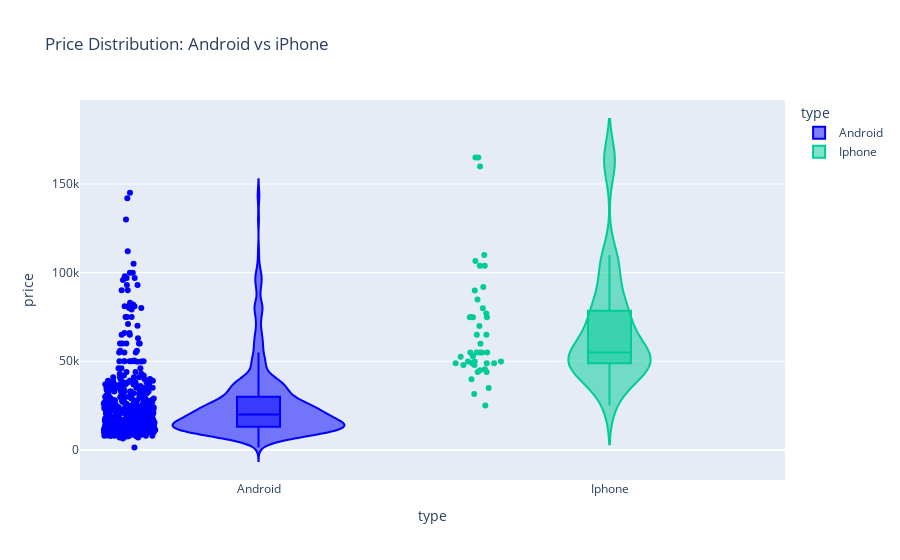

The code cell stored with this chart in its notebook:
### Code cell
import plotly.express as px

fig = px.violin(df_combined, 
                x="type", y="price", 
                box=True, points="all",  
                title="Price Distribution: Android vs iPhone",
                color="type",
                color_discrete_map={"Android": "blue", "iPhone": "red"})

fig.show()

### Figure 1 — Plotly figure (JSON) as saved in the notebook; plotly's stock layout.template omitted (floating-point values rounded to 4 significant figures; data arrays with more than 128 entries replaced by an {"elided": "..."} marker saying what was removed)
{"data": [{"alignmentgroup": "True", "box": {"visible": true}, "hovertemplate": "type=%{x}<br>price=%{y}<extra></extra>", "legendgroup": "Android", "marker": {"color": "blue"}, "name": "Android", "offsetgroup": "Android", "orientation": "v", "points": "all", "scalegroup": "True", "showlegend": true, "type": "violin", "x": {"elided": "517 str values"}, "x0": " ", "xaxis": "x", "y": {"elided": "517 int values"}, "y0": " ", "yaxis": "y"}, {"alignmentgroup": "True", "box": {"visible": true}, "hovertemplate": "type=%{x}<br>price=%{y}<extra></extra>", "legendgroup": "Iphone", "marker": {"color": "#00cc96"}, "name": "Iphone", "offsetgroup": "Iphone", "orientation": "v", "points": "all", "scalegroup": "True", "showlegend": true, "type": "violin", "x": ["Iphone", "Iphone", "Iphone", "Iphone", "Iphone", "Iphone", "Iphone", "Iphone", "Iphone", "Iphone", "Iphone", "Iphone", "Iphone", "Iphone", "Iphone", "Iphone", "Iphone", "Iphone", "Iphone", "Iphone", "Iphone", "Iphone", "Iphone", "Iphone", "Iphone", "Iphone", "Iphone", "Iphone", "Iphone", "Iphone", "Iphone", "Iphone", "Iphone", "Iphone", "Iphone", "Iphone", "Iphone", "Iphone", "Iphone", "Iphone", "Iphone", "Iphone", "Iphone", "Iphone"], "x0": " ", "xaxis": "x", "y": [48900, 43900, 48900, 43900, 49900, 106600, 54900, 48900, 48900, 59900, 74900, 44999, 54999, 54999, 74999, 54999, 159900, 49900, 74900, 64900, 74900, 54999, 69900, 79900, 164900, 64999, 164900, 25000, 34900, 31500, 77000, 39900, 84900, 49900, 52600, 52900, 47900, 47900, 45499, 91900, 103900, 89900, 103900, 109900], "y0": " ", "yaxis": "y"}], "layout": {"legend": {"title": {"text": "type"}, "tracegroupgap": 0}, "title": {"text": "Price Distribution: Android vs iPhone"}, "violinmode": "overlay", "xaxis": {"anchor": "y", "categoryarray": ["Android", "Iphone"], "categoryorder": "array", "domain": [0, 1], "title": {"text": "type"}}, "yaxis": {"anchor": "x", "domain": [0, 1], "title": {"text": "price"}}}}
